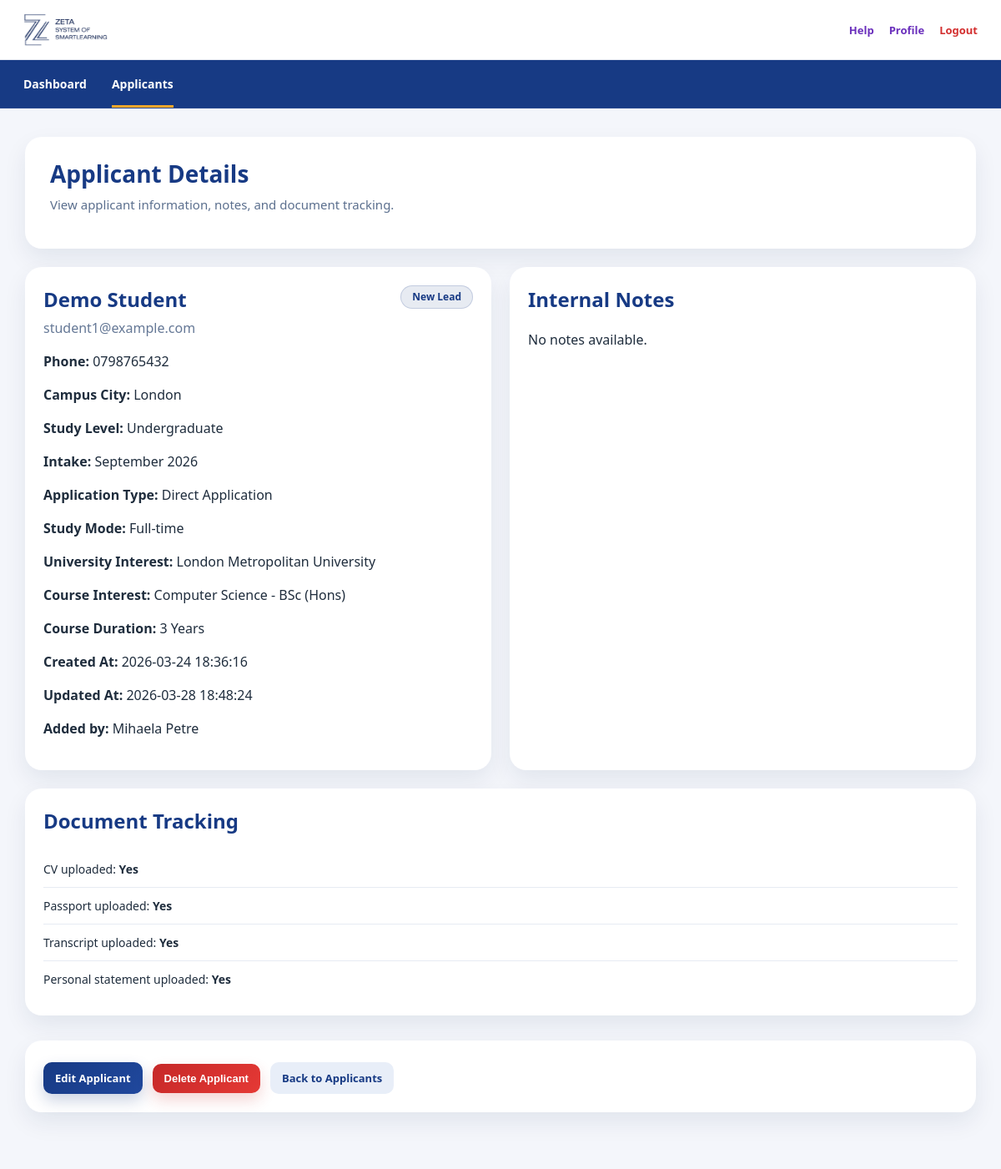
/applicant/1 (signed in), run on the app's committed database.
### tables this page shows
CREATE TABLE applicants (
    id INTEGER PRIMARY KEY AUTOINCREMENT,
    user_id INTEGER,
    created_by_staff_id INTEGER,
    full_name TEXT NOT NULL,
    email TEXT NOT NULL,
    phone TEXT,
    campus_city TEXT,
    study_level TEXT,
    intake TEXT,
    application_type TEXT,
    study_mode TEXT,
    course_interest TEXT,
    university_interest TEXT,
    course_duration TEXT,
    status TEXT NOT NULL,
    notes TEXT,
    created_at TEXT NOT NULL,
    updated_at TEXT NOT NULL,
    FOREIGN KEY (user_id) REFERENCES users(id),
    FOREIGN KEY (created_by_staff_id) REFERENCES users(id)
);

CREATE TABLE users (
    id INTEGER PRIMARY KEY AUTOINCREMENT,
    username TEXT NOT NULL UNIQUE,
    password TEXT NOT NULL,
    role TEXT NOT NULL,
    full_name TEXT,
    email TEXT
);

CREATE TABLE documents (
    id INTEGER PRIMARY KEY AUTOINCREMENT,
    applicant_id INTEGER NOT NULL,
    cv_uploaded INTEGER NOT NULL DEFAULT 0,
    passport_uploaded INTEGER NOT NULL DEFAULT 0,
    transcript_uploaded INTEGER NOT NULL DEFAULT 0,
    personal_statement_uploaded INTEGER NOT NULL DEFAULT 0,
    FOREIGN KEY (applicant_id) REFERENCES applicants(id)
);

### app.py (the view)
@app.route("/applicant/<int:applicant_id>")
@login_required
@staff_required
def applicant_detail(applicant_id):
    conn = get_db()
    cursor = conn.cursor()
    cursor.execute("""
        SELECT applicants.*,
               users.full_name AS created_by_name
        FROM applicants
        LEFT JOIN users ON applicants.created_by_staff_id = users.id
        WHERE applicants.id = ?
    """, (applicant_id,))
    applicant = cursor.fetchone()
    cursor.execute("""
        SELECT *
        FROM documents
        WHERE applicant_id = ?
    """, (applicant_id,))
    documents = cursor.fetchone()
    conn.close()
    if applicant is None:
        return "<h1>Applicant not found</h1>", 404
    return render_template(
        "applicant_detail.html",
        applicant=applicant,
        documents=documents
    )

### app.py (called while the page is built)
def get_db():
    conn = sqlite3.connect("admissions.db")
    conn.row_factory = sqlite3.Row
    return conn

def login_required(f):
    @wraps(f)
    def decorated_function(*args, **kwargs):
        if "user_id" not in session:
            return redirect(url_for("home"))
        return f(*args, **kwargs)
    return decorated_function

def staff_required(f):
    @wraps(f)
    def decorated_function(*args, **kwargs):
        if "role" not in session:
            return redirect(url_for("home"))
        if session["role"] not in STAFF_ROLES:
            return "<h1>Access denied</h1>", 403
        return f(*args, **kwargs)
    return decorated_function

### templates/applicant_detail.html
{% extends "base.html" %}
{% block content %}
<div class="dashboard-page">
    <div class="dashboard-title-card">
        <h1>Applicant Details</h1>
        <p>View applicant information, notes, and document tracking.</p>
    </div>
    <div class="dashboard-grid two-col-grid">
        <div class="dashboard-card">
            <div class="detail-header">
                <div>
                    <h2>{{ applicant["full_name"] }}</h2>
                    <p>{{ applicant["email"] }}</p>
                </div>
                <span class="status-badge status-{{ applicant['status']|lower|replace(' ', '-') }}">
                    {{ applicant["status"] }}
                </span>
            </div>
            <p><strong>Phone:</strong> {{ applicant["phone"] or "-" }}</p>
            <p><strong>Campus City:</strong> {{ applicant["campus_city"] or "-" }}</p>
            <p><strong>Study Level:</strong> {{ applicant["study_level"] or "-" }}</p>
            <p><strong>Intake:</strong> {{ applicant["intake"] or "-" }}</p>
            <p><strong>Application Type:</strong> {{ applicant["application_type"] or "-" }}</p>
            <p><strong>Study Mode:</strong> {{ applicant["study_mode"] or "-" }}</p>
            <p><strong>University Interest:</strong> {{ applicant["university_interest"] or "-" }}</p>
            <p><strong>Course Interest:</strong> {{ applicant["course_interest"] or "-" }}</p>
            <p><strong>Course Duration:</strong> {{ applicant["course_duration"] or "-" }}</p>
            <p><strong>Created At:</strong> {{ applicant["created_at"] }}</p>
            <p><strong>Updated At:</strong> {{ applicant["updated_at"] or "-" }}</p>
            <p>
                <strong>Added by:</strong>
                {{ applicant["created_by_name"] if applicant["created_by_name"] else "Self-registered student" }}
            </p>
        </div>
        <div class="dashboard-card">
            <h2>Internal Notes</h2>
            <p>
                {% if applicant["notes"] %}
                    {{ applicant["notes"] }}
                {% else %}
                    No notes available.
                {% endif %}
            </p>
        </div>
        <div class="dashboard-card dashboard-card-wide">
            <h2>Document Tracking</h2>
            {% if documents %}
                <ul class="document-list">
                    <li>CV uploaded: <strong>{{ "Yes" if documents["cv_uploaded"] else "No" }}</strong></li>
                    <li>Passport uploaded: <strong>{{ "Yes" if documents["passport_uploaded"] else "No" }}</strong></li>
                    <li>Transcript uploaded: <strong>{{ "Yes" if documents["transcript_uploaded"] else "No" }}</strong></li>
                    <li>Personal statement uploaded: <strong>{{ "Yes" if documents["personal_statement_uploaded"] else "No" }}</strong></li>
                </ul>
            {% else %}
                <p>No document record found.</p>
            {% endif %}
        </div>
        <div class="dashboard-card dashboard-card-wide action-card">
            {% if session["role"] == "manager" or (session["role"] == "student_adviser" and applicant["created_by_staff_id"] == session["user_id"]) %}
                <a href="{{ url_for('edit_applicant', applicant_id=applicant['id']) }}" class="primary-btn action-link small-btn">
                    Edit Applicant
                </a>
                <form method="POST"
                      action="{{ url_for('delete_applicant', applicant_id=applicant['id']) }}"
                      onsubmit="return confirm('Are you sure you want to delete this applicant?');">
                    <button type="submit" class="danger-btn small-btn">Delete Applicant</button>
                </form>
            {% endif %}
            <a href="{{ url_for('view_applicants') }}" class="secondary-btn action-link small-btn">
                Back to Applicants
            </a>
        </div>
    </div>
</div>
{% endblock %}

### templates/base.html (shortened to what this page needs)
<!DOCTYPE html>
<html lang="en">
<head>
    <link rel="stylesheet" href="{{ url_for('static', filename='style.css') }}">
</head>
<body>
    {% set public_pages = ['home', 'student_login', 'staff_login', 'register', 'register_success'] %}
    {% if request.endpoint not in public_pages %}
    <header class="top-header">
        <div class="top-header-left">
            {% if session.get("role") == "student" %}
                <a href="{{ url_for('student_home') }}" class="top-logo-link">
            {% else %}
                <a href="{{ url_for('dashboard') }}" class="top-logo-link">
            {% endif %}
                <img src="{{ url_for('static', filename='logo.png') }}" alt="ZSOS Logo" class="top-logo">
            </a>
        </div>
        <div class="top-header-right">
            <a href="{{ url_for('help_page') }}" class="top-link">Help</a>
            <a href="{{ url_for('profile') }}" class="top-link">Profile</a>
            <a href="{{ url_for('logout') }}" class="top-link logout-link">Logout</a>
        </div>
    </header>
    <nav class="sub-navbar">
        {% if session.get("role") == "student" %}
            <a href="{{ url_for('student_home') }}"
               class="sub-nav-link {% if request.endpoint == 'student_home' %}active{% endif %}">
               Home
            </a>
        {% elif session.get("role") in ["student_adviser", "manager"] %}
            <a href="{{ url_for('dashboard') }}"
               class="sub-nav-link {% if request.endpoint == 'dashboard' %}active{% endif %}">
               Dashboard
            </a>
            <a href="{{ url_for('view_applicants') }}"
               class="sub-nav-link {% if request.endpoint in ['view_applicants', 'applicant_detail', 'edit_applicant', 'add_applicant'] %}active{% endif %}">
               Applicants
            </a>
        {% endif %}
    </nav>
    {% endif %}
    <main class="{% if request.endpoint in public_pages %}public-main{% else %}internal-main{% endif %}">
        {% block content %}{% endblock %}
    </main>
</body>
</html>

### static/style.css (style rules this page uses)
* { box-sizing: border-box; }
body { margin: 0; font-family: "Segoe UI", Arial, sans-serif; color: #1f2d3d; background: #f4f6fb; }
a { text-decoration: none; color: inherit; }
h1, h2, h3, h4, h5 { margin-top: 0; color: #173a84; }
p { margin-top: 0; line-height: 1.5; }
.home-btn, .auth-btn, .primary-btn, .secondary-btn, .outline-btn, .save-btn, .danger-btn { display: inline-flex; justify-content: center; align-items: center; border: none; border-radius: 12px; padding: 12px 18px; font-size: 14px; font-weight: 700; cursor: pointer; transition: all 0.18s ease; }
.home-btn, .auth-btn, .primary-btn, .save-btn { background: linear-gradient(135deg, #173a84, #20489d); color: #ffffff; box-shadow: 0 8px 18px rgba(23, 58, 132, 0.22); }
.home-btn.light, .secondary-btn { background: #e8eef8; color: #173a84; box-shadow: none; }
.danger-btn { background: linear-gradient(135deg, #c62828, #e53935); color: #ffffff; box-shadow: 0 8px 18px rgba(198, 40, 40, 0.20); }
.small-btn { padding: 10px 14px; font-size: 13px; border-radius: 10px; }
.internal-main { min-height: 100vh; background: #f4f6fb; }
.top-header { height: 72px; background: #ffffff; border-bottom: 1px solid #e4e8f0; display: flex; justify-content: space-between; align-items: center; padding: 0 28px; }
.top-header-left, .top-header-right { display: flex; align-items: center; }
.top-header-right { gap: 18px; }
.top-logo-link { display: inline-flex; align-items: center; }
.top-logo { height: 40px; width: auto; display: block; }
.top-link { color: #6a2fbc; font-size: 13px; font-weight: 600; transition: opacity 0.18s ease; }
.logout-link { color: #d32f2f; }
.sub-navbar { height: 58px; background: linear-gradient(135deg, #173a84, #173a84); display: flex; align-items: center; padding: 0 28px; gap: 30px; box-shadow: inset 0 -1px 0 rgba(255,255,255,0.08); }
.sub-nav-link { color: #ffffff; font-weight: 700; font-size: 14px; padding: 18px 0 16px; border-bottom: 3px solid transparent; transition: all 0.18s ease; }
.sub-nav-link.active { border-bottom: 3px solid #f4a62a; }
.dashboard-page, .student-dashboard { max-width: 1180px; margin: 34px auto; padding: 0 20px 40px; }
.dashboard-card, .dashboard-title-card, .form-card, .form-card-wide, .app-form-card, .info-card, .filter-card, .applicant-card { background: #ffffff; border-radius: 20px; box-shadow: 0 12px 28px rgba(16, 34, 72, 0.08); }
.dashboard-title-card { padding: 28px 30px; margin-bottom: 22px; }
.dashboard-title-card h1 { font-size: 28px; line-height: 1.2; margin-bottom: 8px; color: #173a84; }
.dashboard-title-card p { color: #5b6f8e; font-size: 15px; margin-bottom: 14px; }
.action-card { display: flex; justify-content: flex-start; align-items: center; gap: 12px; flex-wrap: wrap; margin-top: 8px; padding-top: 10px; }
.action-card .primary-btn, .action-card .secondary-btn, .action-card .save-btn, .action-card .danger-btn { margin-top: 4px; }
.dashboard-grid { display: grid; grid-template-columns: repeat(4, 1fr); gap: 18px; }
.dashboard-card { padding: 22px; }
.dashboard-card-wide { grid-column: 1 / -1; }
.action-link { display: inline-flex; justify-content: center; align-items: center; }
.status, .status-badge { display: inline-flex; align-items: center; justify-content: center; padding: 7px 13px; border-radius: 999px; font-size: 12px; font-weight: 800; line-height: 1; white-space: nowrap; border: 1px solid transparent; }
.status-new-lead, .status-badge.new, .status-badge.new-lead, .status.new, .status-documents-verified, .status-badge.documents-verified { background: rgba(23, 58, 132, 0.10); color: #173a84; border-color: rgba(23, 58, 132, 0.18); }
.two-col-grid { grid-template-columns: repeat(2, minmax(320px, 1fr)); gap: 22px; }
.detail-header { display: flex; justify-content: space-between; align-items: flex-start; gap: 16px; margin-bottom: 16px; }
.detail-header h2 { margin-bottom: 6px; }
.detail-header p { color: #657896; margin-bottom: 0; }
.document-list { list-style: none; padding: 0; margin: 0; }
.document-list li { padding: 12px 0; border-bottom: 1px solid #e6ebf3; font-size: 14px; }
.document-list li:last-child { border-bottom: none; }
@media (max-width: 1200px) { .dashboard-grid { grid-template-columns: repeat(2, 1fr); } }

### data on the page
applicants: full_name "Demo Student", email "student1@example.com", status "New Lead", phone "0798765432", campus_city "London", study_level "Undergraduate", intake "September 2026", application_type "Direct Application", study_mode "Full-time", university_interest "London Metropolitan University", course_interest "Computer Science - BSc (Hons)", course_duration "3 Years", created_at "2026-03-24 18:36:16", updated_at "2026-03-28 18:48:24"
users: full_name "Mihaela Petre"
documents: cv_uploaded "Yes", passport_uploaded "Yes", transcript_uploaded "Yes", personal_statement_uploaded "Yes"
